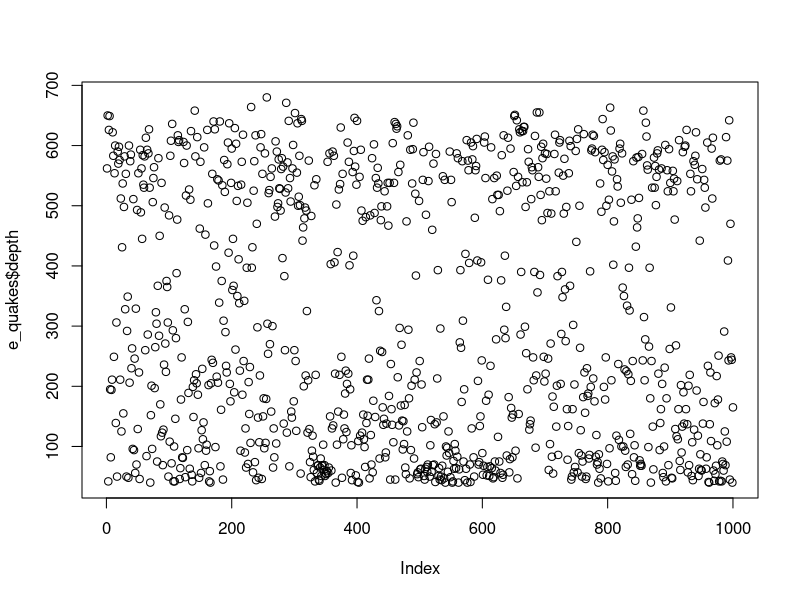
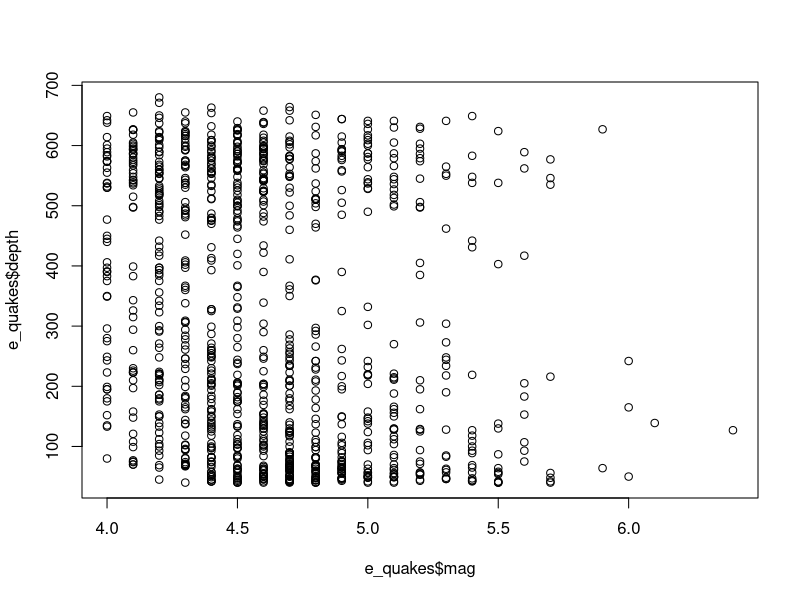
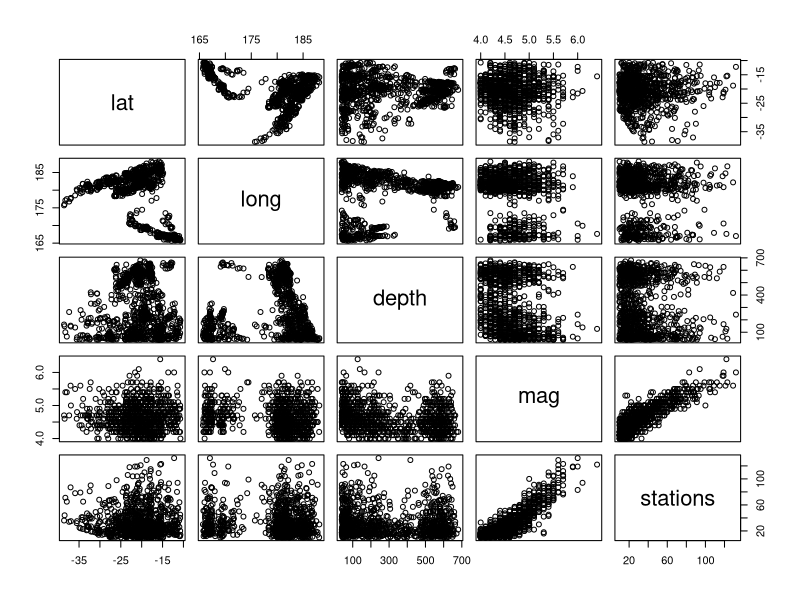
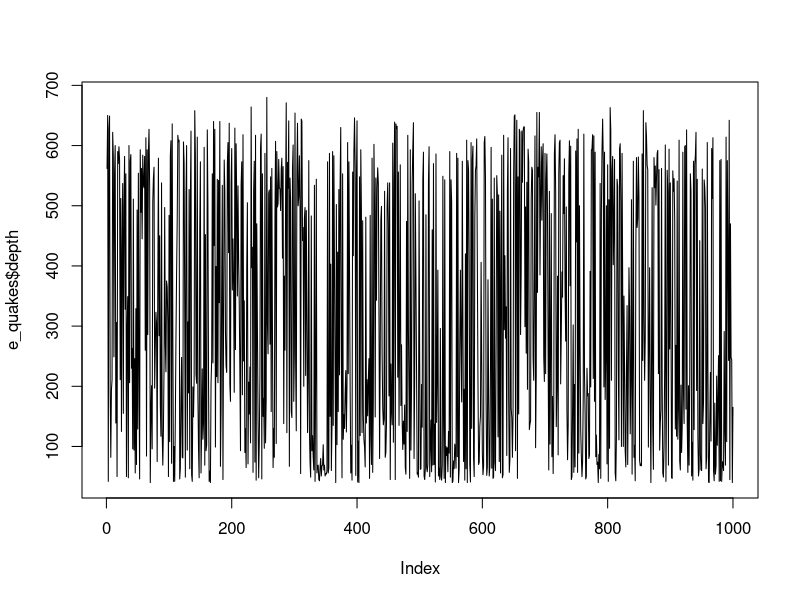
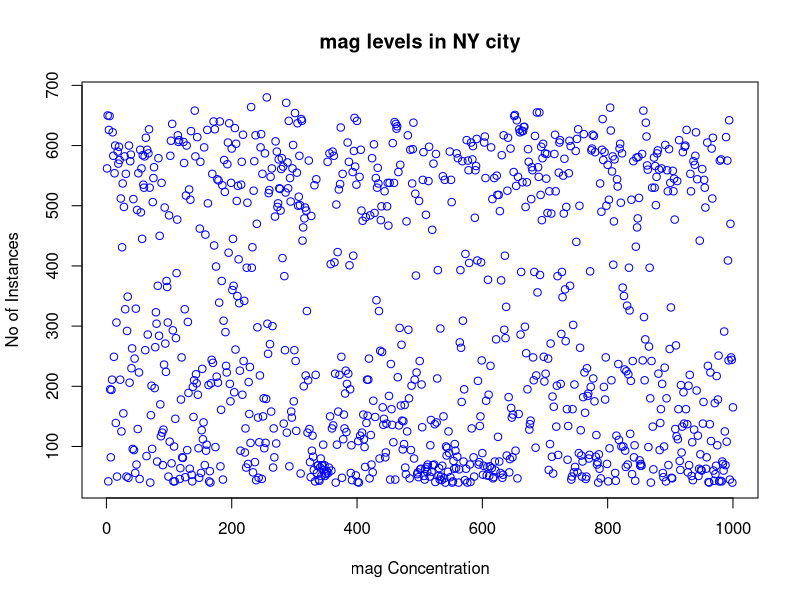
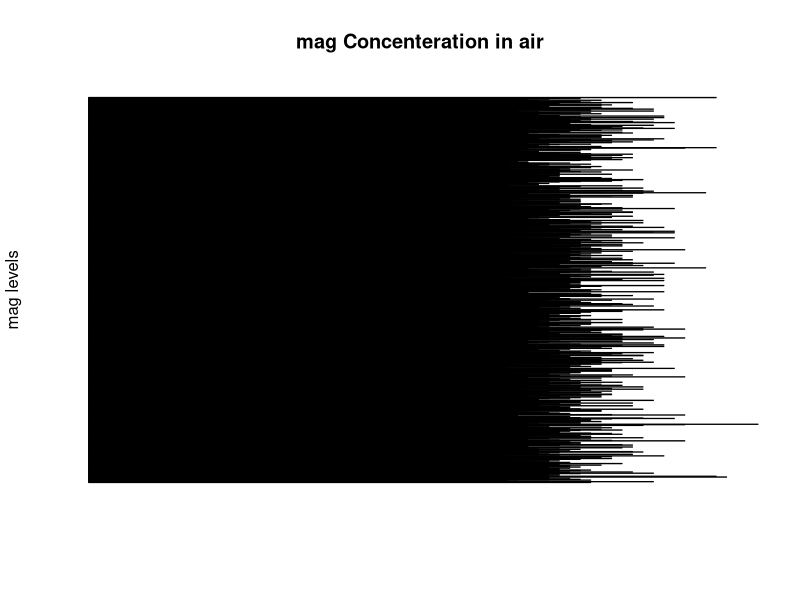
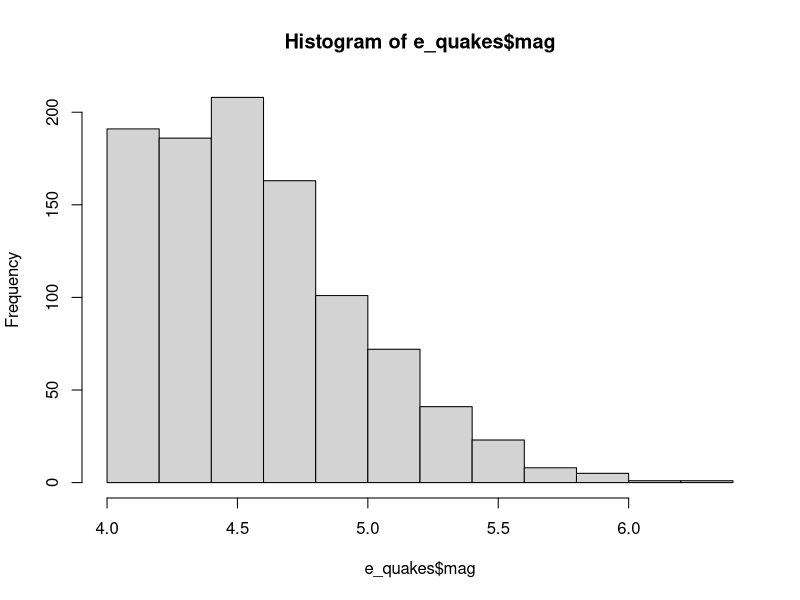
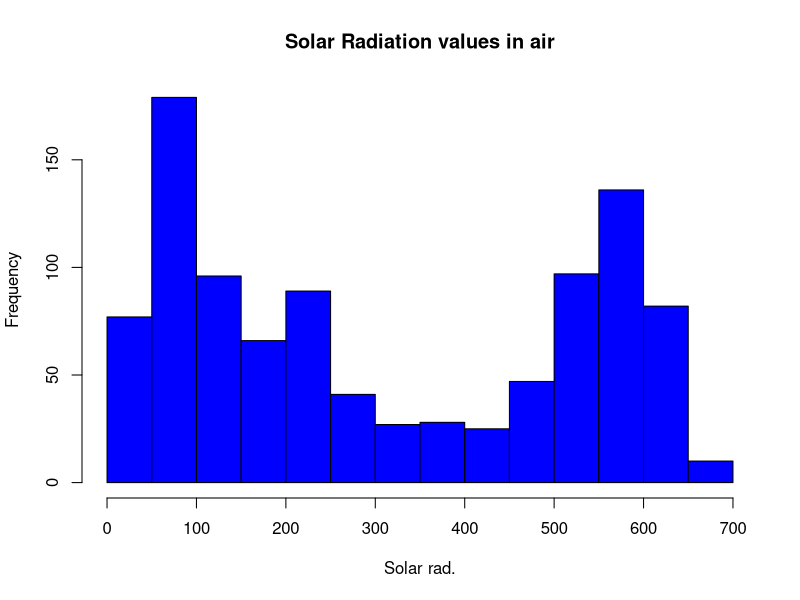

Generate these figures, in order, with R: (Note: this script raises an error after producing the figures.)
#e_quakes = read.csv('path/e_quakes.csv',header=TRUE, sep=",")

e_quakes<-datasets::quakes

####Top 10 rows and last 10 rows
head(e_quakes,10)
tail(e_quakes,10)

######Columns
e_quakes[,c(1,2)]

df<-e_quakes[,-6]

e_quakes$depth

summary(e_quakes$depth)

summary(e_quakes)



###########Summary of the data#########

summary(e_quakes)


#####################
plot(e_quakes$depth)
plot(e_quakes$mag,e_quakes$depth,type="p")
plot(e_quakes)
# points and lines 
plot(e_quakes$depth, type= "l") # p: points, l: lines,b: both

plot(e_quakes$depth, xlab = 'mag Concentration', 
     ylab = 'No of Instances', main = 'mag levels in NY city',
     col = 'blue')

# Horizontal bar plot
barplot(e_quakes$mag, main = 'mag Concenteration in air',
        ylab = 'mag levels', col= 'blue',horiz = T,axes=F)

#Histogram
hist(e_quakes$mag)
hist(e_quakes$depth, 
     main = 'Solar Radiation values in air',
     xlab = 'Solar rad.', col='blue')

#Single box plot
boxplot(e_quakes$mag,main="Boxplot")
boxplot.stats(e_quakes$mag)$out



# Multiple box plots
boxplot(e_quakes[,1:4],main='Multiple')


#margin of the grid(mar), 
#no of rows and columns(mfrow), 
#whether a border is to be included(bty) 
#and position of the 
#labels(las: 1 for horizontal, las: 0 for vertical)
#bty - box around the plot
par(mfrow=c(3,3),mar=c(2,5,2,1),  las=0, bty="o")

plot(e_quakes$mag)
plot(e_quakes$mag, e_quakes$Wind)
plot(e_quakes$mag, type= "l")
plot(e_quakes$mag, type= "l")
plot(e_quakes$mag, type= "l")
barplot(e_quakes$mag, main = 'mag Concenteration in air',
        xlab = 'mag levels', col='green',horiz = TRUE)
hist(e_quakes$depth)
boxplot(e_quakes$depth)
boxplot(e_quakes[,0:4], main='Multiple Box plots')

sd(airquality$Ozone,na.rm = T)
sd(e_quakes$depth)#,na.rm = T)
var(e_quakes$depth)

skewness(e_quakes$depth)
kurtosis(e_quakes$depth)










